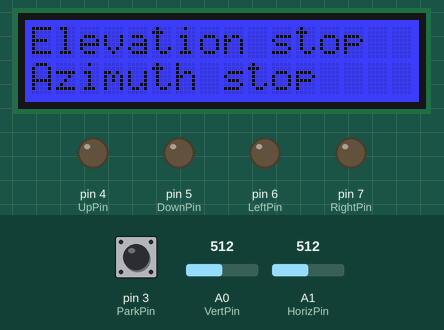
The sketch below on a simulated Arduino Uno, built with avr-gcc and run on an emulated ATmega328P. Parts: 16×2 character LCD, output pins drawn as LEDs (lit = HIGH). The inputs (shaded band) are chosen by the test bench; at power-on: A0 (VertPin) = 512, A1 (HorizPin) = 512, pin 3 (ParkPin) HIGH. What the sketch prints to the serial monitor is not drawn.

Above: at 3.2 s.
3.3 s: A0 (VertPin) set to 683
At 4.2 s:
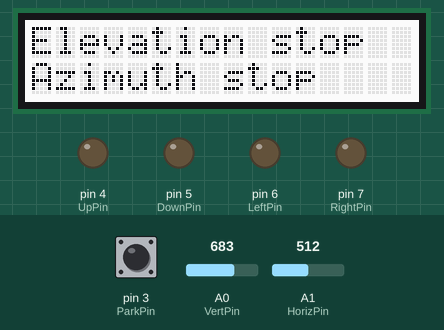
4.9 s: A0 (VertPin) set to 719
At 6.0 s:
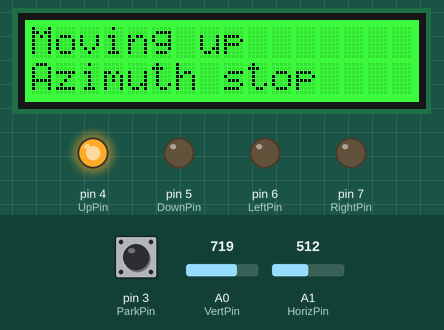
6.5 s: A1 (HorizPin) set to 690
9.5 s: A1 (HorizPin) set to 719
At 10.3 s:
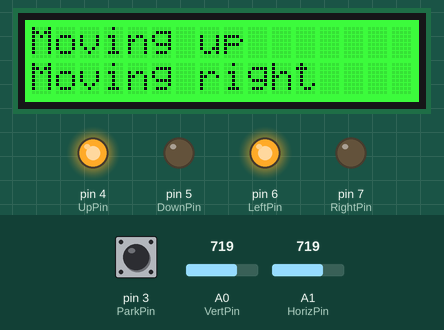
11.1 s: A0 (VertPin) set to 290
At 12.2 s:
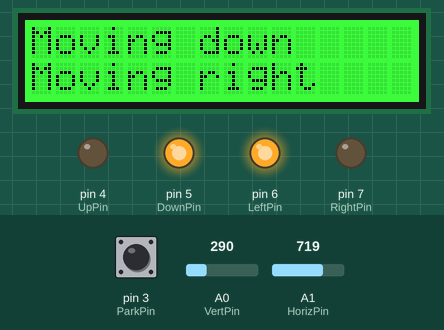
12.7 s: A1 (HorizPin) set to 290
At 14.1 s:
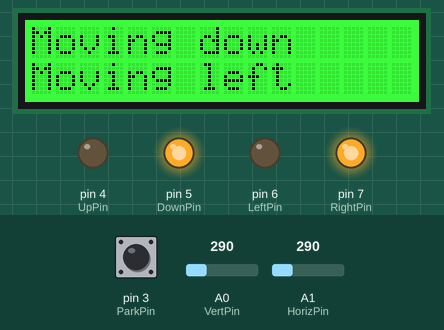
Timing chart, 0 to 15.3 s (numbered marks = the images above; inputs shaded):
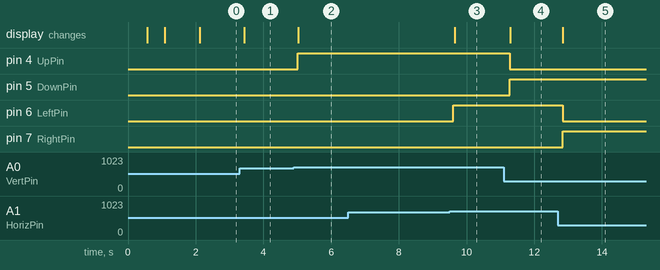

The sketch:

RotorControllerJoystick.ino
```cpp
//Antenna rotator controller using relays and Grove connections

// Libraries
#include <Wire.h>
#include "rgb_lcd.h"
rgb_lcd lcd;

// Define debugging code
int DisplayJoystickValues = 0;
int PrintDebugMessages = 1;

// Define initial LCD colors
int colorR = 255;
int colorG = 0;
int colorB = 0;

// Pins for relay output
#define UpPin 4
#define DownPin 5
#define LeftPin 6
#define RightPin 7

//Define pins for joystick
#define ParkPin 3
int VertPin = A0;
int HorizPin = A1;
// Variables into which to read the joystick value
int xPosition = 0;
int yPosition = 0;
int park = 0;

// Variables
int IsMovingV = 0; //1 if up, -1 if down
int IsMovingH = 0; //1 if right, -1 if left
int IsParking = 0; // 1 if parking; cancelled by joywstick move

void setup() {

// Define relay pin modes
  pinMode (UpPin, OUTPUT);
  pinMode (DownPin, OUTPUT);
  pinMode (LeftPin, OUTPUT);
  pinMode (RightPin, OUTPUT);
  digitalWrite(UpPin,LOW);
  digitalWrite(DownPin,LOW);
  digitalWrite(LeftPin,LOW);
  digitalWrite(RightPin,LOW);

// Pin modes for joystick
  pinMode(VertPin, INPUT);
  pinMode(HorizPin, INPUT);
  pinMode (ParkPin, INPUT_PULLUP);

// Initialize serial ports
  Serial.begin(9600);

  // initialize the LCD
  // Blink red for 1 second, then white
  lcd.begin(16, 2);
  colorR = 255;
  colorG = 0;
  colorB = 0;
  lcd.setRGB(colorR, colorG, colorB);
  delay(500);
  colorR = 255;
  colorG = 255;
  colorB = 255;
  lcd.setRGB(colorR, colorG, colorB);
  delay(500);
 // write HELLO message
  lcd.setCursor(0, 0);
  lcd.print("Rotator     ");
  lcd.setCursor(0, 1);
  lcd.print("Controller    ");
  delay(1000);
  void clear();
 }

void Read_Joystick ()
{
  xPosition = analogRead(HorizPin);
  yPosition = analogRead(VertPin);
  park = digitalRead(ParkPin);
  if (PrintDebugMessages == 1)
  {
    Serial.println ("Park="+park);
    Serial.println ("Park="+String(park));
    Serial.println ("ParkRead="+String(digitalRead(ParkPin)));
  }

//Parking
  if (digitalRead(ParkPin) == 1)
  {
    Serial.println ("Parking");
    IsParking = 1;
    colorR = 0;
    colorG = 0;
    colorB = 255;
    lcd.setRGB(colorR, colorG, colorB); // LCD blue when parking
  }

//Moving up
  if (yPosition > 600)
  {
// Green = moving
    colorR = 0;
    colorG = 255;
    colorB = 0;
    lcd.setRGB(colorR, colorG, colorB);
    lcd.setCursor(0, 0);
    lcd.print("Moving up       ");
    IsMovingV = 1;
    IsParking = 0;
   }

//Moving down
  if (yPosition < 300)
  {
// Green = moving
    colorR = 0;
    colorG = 255;
    colorB = 0;
    lcd.setRGB(colorR, colorG, colorB);
    lcd.setCursor(0, 0);
    lcd.print("Moving down     ");
    IsMovingV = -1;
    IsParking = 0;
   }

  //Moving right
  if (xPosition > 600)
  {
// Green = moving
    colorR = 0;
    colorG = 255;
    colorB = 0;
    lcd.setRGB(colorR, colorG, colorB);
    lcd.setCursor(0, 1);
    lcd.print("Moving right    ");
    IsMovingH = 1;
    IsParking = 0;
   }

  //Moving left
  if (xPosition < 300)
  {
// Green = moving
    colorR = 0;
    colorG = 255;
    colorB = 0;
    lcd.setRGB(colorR, colorG, colorB);
    lcd.setCursor(0, 1);
    lcd.print("Moving left     ");
    IsMovingH = -1;
    IsParking = 0;
   }

// Not moving vert
  if (( (yPosition-300) | (700 - yPosition)) >= 0)
  {
    lcd.setCursor(0, 0);
    lcd.print("Elevation stop  ");
    IsMovingV = 0;
  }

// Not moving horiz
  if (( (xPosition-300) | (700 - xPosition)) >= 0)
  {
    lcd.setCursor(0, 1);
    lcd.print("Azimuth stop    ");
    IsMovingH = 0;
  }

// Set color if not moving
  if (IsParking == 1)
    {
    colorR = 0;
    colorG = 0;
    colorB = 255;
    lcd.setRGB(colorR, colorG, colorB);
    }
  else if ((abs(IsMovingH) + abs(IsMovingV)) == 0) //not moving
    {
    colorR = 255;
    colorG = 255;
    colorB = 255;
    lcd.setRGB(colorR, colorG, colorB);
    }
  else
    { // moving
    colorR = 0;
    colorG = 255;
    colorB = 0;
    lcd.setRGB(colorR, colorG, colorB);
    }

 // Debugging code
  if (DisplayJoystickValues > 0 )
    {
    lcd.setCursor(0, 0);
    lcd.print("Horiz=" + String(xPosition) + "       ");
    lcd.setCursor(0, 1);
    lcd.print("Vert=" + String(yPosition) + "     ");
    delay (3000);
    }
}
///////////////////////////////////////////////
void SwitchRelays ()
{
  if (PrintDebugMessages = 1)
  {
    Serial.println ("IsMovingH="+String(IsMovingH));
    Serial.println ("IsMovingV="+String(IsMovingV));
  }

  if (IsMovingH == 1)// Move left
  {
    digitalWrite (LeftPin,HIGH);
    if (PrintDebugMessages = 1) Serial.println ("Left relay engaged");
  }
  else
  {
    digitalWrite (LeftPin,LOW);
  }
//--------------------------------
  if (IsMovingH == -1)// Move right
  {
    digitalWrite (RightPin,HIGH);
    if (PrintDebugMessages = 1) Serial.println ("Right relay engaged");
  }
  else
  {
    digitalWrite(RightPin,LOW);
  }
//---------------------------------
   if (IsMovingV == 1)// Move up
  {
    digitalWrite (UpPin,HIGH);
    if (PrintDebugMessages = 1) Serial.println ("Up relay engaged");
  }
  else
  {
    digitalWrite(UpPin,LOW);
  }
//--------------------------------
   if (IsMovingV == -1)// Move down
  {
    digitalWrite (DownPin,HIGH);
    if (PrintDebugMessages = 1) Serial.println ("Down relay engaged");
  }
    else
  {
    digitalWrite (DownPin,LOW);
  }
}

void loop() {
  // put your main code here, to run repeatedly:
  Read_Joystick();
  SwitchRelays ();
//  delay(3000);
}
```

Measured:
- the behaviour switches between 700 and 701 on A0 (VertPin) (found by bisection; images 1 and 2)
- the behaviour switches between 700 and 701 on A1 (HorizPin) (found by bisection; images 2 and 3)
- after the input at 3.3 s, the display: changes after 0.14 s (image 1)
- after the input at 4.9 s, pin 4 (UpPin): LOW → HIGH after 0.11 s; the display: changes after 0.12 s (image 2)
- after the input at 6.5 s, every drawn part: stays the same
- after the input at 9.5 s, pin 6 (LeftPin): LOW → HIGH after 0.11 s; the display: changes after 0.14 s (image 3)
- after the input at 11.1 s, pin 4 (UpPin): HIGH → LOW after 0.17 s; pin 5 (DownPin): LOW → HIGH after 0.17 s; the display: changes after 0.19 s (image 4)
- after the input at 12.7 s, pin 6 (LeftPin): HIGH → LOW after 0.15 s; pin 7 (RightPin): LOW → HIGH after 0.15 s; the display: changes after 0.15 s (image 5)
